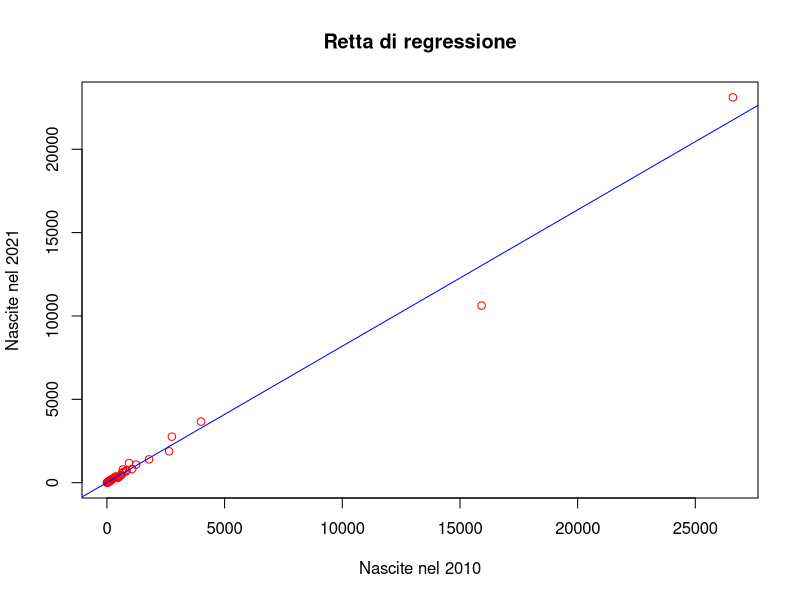
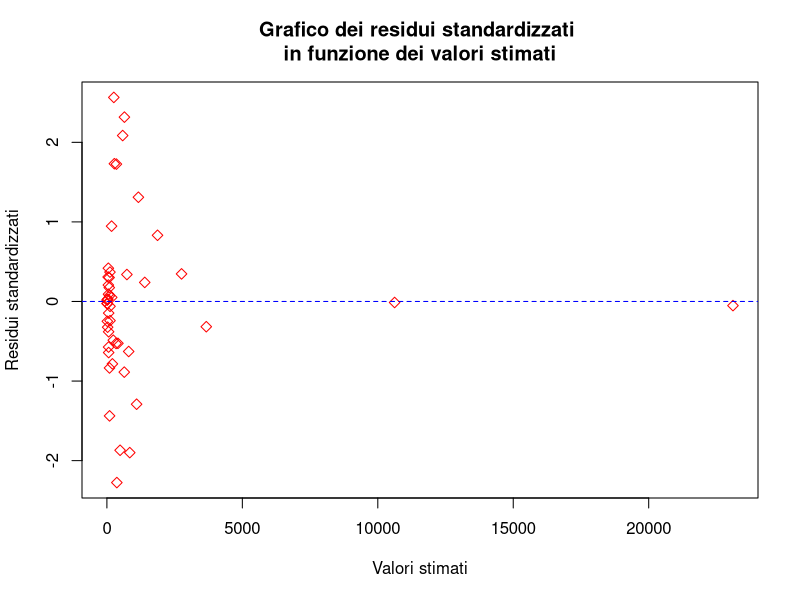

Here is the R script that generated these plots, in order:
# REGRESSIONE LINEARE SINGOLA E MULTIVARIATA SUL DATASET DELLE NASCITE
# Author: Daniela Amendola

library(readxl)
library(openxlsx)

data <- read_excel("dataset_puliti/nascite_arrotondato.xlsx")

# Si visualizza il dataframe
View(data)

# Si rimuove la prima colonna (dove sono presenti i Paesi)
dati_senza_intestazioni <- data[, -1]

# Si convertono i dati in un formato numerico
dati_tot <- as.numeric(as.character(unlist(dati_senza_intestazioni)))

################################################################################
#---------------------- Regressione lineare singola  --------------------------#
################################################################################

# Si calcola la matrice delle covarianze campionarie
cov(data$'2010', data$'2021')

# Si calcola la matrice delle correlazioni campionarie
cor(data$'2010', data$'2021') 

# Grafico
plot(data$'2010', data$'2021', 
     xlab = "Nascite nel 2010", 
     ylab = "Nascite nel 2021", 
     main = "Retta di regressione",
     col = "red",)
abline(lm(data$'2021' ~ data$'2010'), col = "blue")

################################################################################
#----------------------- Regressione lineare multivariata ---------------------#
################################################################################

# Si calcola la matrice delle covarianze campionarie
matrix_cov <- cov(data[, -1])

# Si converte la matrice delle covarianze in un dataframe
matrix_cov <- as.data.frame(matrix_cov)

# Si inseriscono i nomi delle righe e delle colonne
rownames(matrix_cov) <- c("2010", "2011", "2012", "2013", "2014", "2015", "2016", 
                   "2017", "2018", "2019", "2020", "2021")
colnames(matrix_cov) <- c("2010", "2011", "2012", "2013", "2014", "2015", "2016", 
                   "2017", "2018", "2019", "2020", "2021")

# Si salva la matrice delle covarianze in un file Excel
write.xlsx(matrix_cov, "matrice_covarianze_nascite.xlsx", rowNames = TRUE)

# Si calcola la matrice delle correlazioni campionarie
matrix_cor <- cor(data[, -1]) 

# Si converte la matrice delle correlazioni in un dataframe
matrix_cor <- as.data.frame(matrix_cor)

# Si inseriscono i nomi delle righe e delle colonne
rownames(matrix_cor) <- c("2010", "2011", "2012", "2013", "2014", "2015", "2016", 
                          "2017", "2018", "2019", "2020", "2021")
colnames(matrix_cor) <- c("2010", "2011", "2012", "2013", "2014", "2015", "2016",
                          "2017", "2018", "2019", "2020", "2021")

# Si salva la matrice delle correlazioni in un file Excel
write.xlsx(matrix_cor, "matrice_correlazioni_nascite.xlsx", rowNames = TRUE)

#--------------------------------------------------------------------------------#
# Variabile dipendente: 2021                                                     # 
# Variabili indipendenti: 2010-2011-2012-2013-2014-2015-2016-2017-2018-2019-2020 #
#--------------------------------------------------------------------------------#

# Si crea il modello di regressione lineare multivariata
model <- lm(data$`2021` ~ data$`2010` + data$`2011` + data$`2012` + data$`2013` + 
            data$`2014` + data$`2015` + data$`2016` + data$`2017` + data$`2018` + 
            data$`2019` + data$`2020`, data = data)

# Si visualizza il modello
summary(model)

#-------- Coefficiente di determinazione --------#
coeff_det <- summary(model)$r.squared
coeff_det

#-------- Valori stimati --------#
valori_stimati <- fitted(model)
valori_stimati

#-------- Residui--------#
residui <- resid(model)
residui

# Si calcola il vettore dei residui standardizzati
residui_standardizzati <- residui/sd(residui)
residui_standardizzati

#-------- Grafico dei residui --------#
# Si crea il grafico dei residui standardizzati in funzione dei valori stimati
plot(valori_stimati, residui_standardizzati, 
     xlab = "Valori stimati", 
     ylab = "Residui standardizzati", 
     main = "Grafico dei residui standardizzati \nin funzione dei valori stimati",
     col = "red",
     pch = 5,
     cex.lab = 1, 
     cex.axis = 1)
abline(h = 0, col = "blue", lty = 2)
